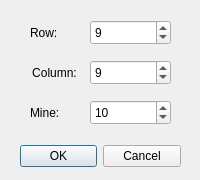
<?xml version="1.0" encoding="UTF-8"?>
<ui version="4.0">
 <class>Dialog</class>
 <widget class="QDialog" name="Dialog">
  <property name="geometry">
   <rect>
    <x>0</x>
    <y>0</y>
    <width>200</width>
    <height>180</height>
   </rect>
  </property>
  <property name="windowTitle">
   <string>Dialog</string>
  </property>
  <widget class="QDialogButtonBox" name="buttonBox">
   <property name="geometry">
    <rect>
     <x>20</x>
     <y>140</y>
     <width>161</width>
     <height>32</height>
    </rect>
   </property>
   <property name="orientation">
    <enum>Qt::Horizontal</enum>
   </property>
   <property name="standardButtons">
    <set>QDialogButtonBox::Cancel|QDialogButtonBox::Ok</set>
   </property>
   <property name="centerButtons">
    <bool>true</bool>
   </property>
  </widget>
  <widget class="QSpinBox" name="InputRow">
   <property name="geometry">
    <rect>
     <x>90</x>
     <y>20</y>
     <width>81</width>
     <height>25</height>
    </rect>
   </property>
   <property name="minimum">
    <number>2</number>
   </property>
   <property name="maximum">
    <number>60</number>
   </property>
   <property name="value">
    <number>9</number>
   </property>
  </widget>
  <widget class="QSpinBox" name="InputColumn">
   <property name="geometry">
    <rect>
     <x>90</x>
     <y>60</y>
     <width>81</width>
     <height>25</height>
    </rect>
   </property>
   <property name="minimum">
    <number>2</number>
   </property>
   <property name="maximum">
    <number>60</number>
   </property>
   <property name="value">
    <number>9</number>
   </property>
  </widget>
  <widget class="QSpinBox" name="InputMine">
   <property name="geometry">
    <rect>
     <x>90</x>
     <y>100</y>
     <width>81</width>
     <height>25</height>
    </rect>
   </property>
   <property name="minimum">
    <number>1</number>
   </property>
   <property name="maximum">
    <number>80</number>
   </property>
   <property name="value">
    <number>10</number>
   </property>
  </widget>
  <widget class="QLabel" name="label">
   <property name="geometry">
    <rect>
     <x>30</x>
     <y>20</y>
     <width>49</width>
     <height>25</height>
    </rect>
   </property>
   <property name="text">
    <string>Row:</string>
   </property>
   <property name="alignment">
    <set>Qt::AlignLeading|Qt::AlignLeft|Qt::AlignVCenter</set>
   </property>
  </widget>
  <widget class="QLabel" name="label_2">
   <property name="geometry">
    <rect>
     <x>30</x>
     <y>60</y>
     <width>49</width>
     <height>25</height>
    </rect>
   </property>
   <property name="text">
    <string>Column:</string>
   </property>
   <property name="alignment">
    <set>Qt::AlignCenter</set>
   </property>
  </widget>
  <widget class="QLabel" name="label_3">
   <property name="geometry">
    <rect>
     <x>30</x>
     <y>100</y>
     <width>49</width>
     <height>25</height>
    </rect>
   </property>
   <property name="text">
    <string>Mine:</string>
   </property>
   <property name="alignment">
    <set>Qt::AlignLeading|Qt::AlignLeft|Qt::AlignVCenter</set>
   </property>
  </widget>
 </widget>
 <resources/>
 <connections>
  <connection>
   <sender>buttonBox</sender>
   <signal>accepted()</signal>
   <receiver>Dialog</receiver>
   <slot>accept()</slot>
   <hints>
    <hint type="sourcelabel">
     <x>248</x>
     <y>254</y>
    </hint>
    <hint type="destinationlabel">
     <x>157</x>
     <y>274</y>
    </hint>
   </hints>
  </connection>
  <connection>
   <sender>buttonBox</sender>
   <signal>rejected()</signal>
   <receiver>Dialog</receiver>
   <slot>reject()</slot>
   <hints>
    <hint type="sourcelabel">
     <x>316</x>
     <y>260</y>
    </hint>
    <hint type="destinationlabel">
     <x>286</x>
     <y>274</y>
    </hint>
   </hints>
  </connection>
 </connections>
</ui>
